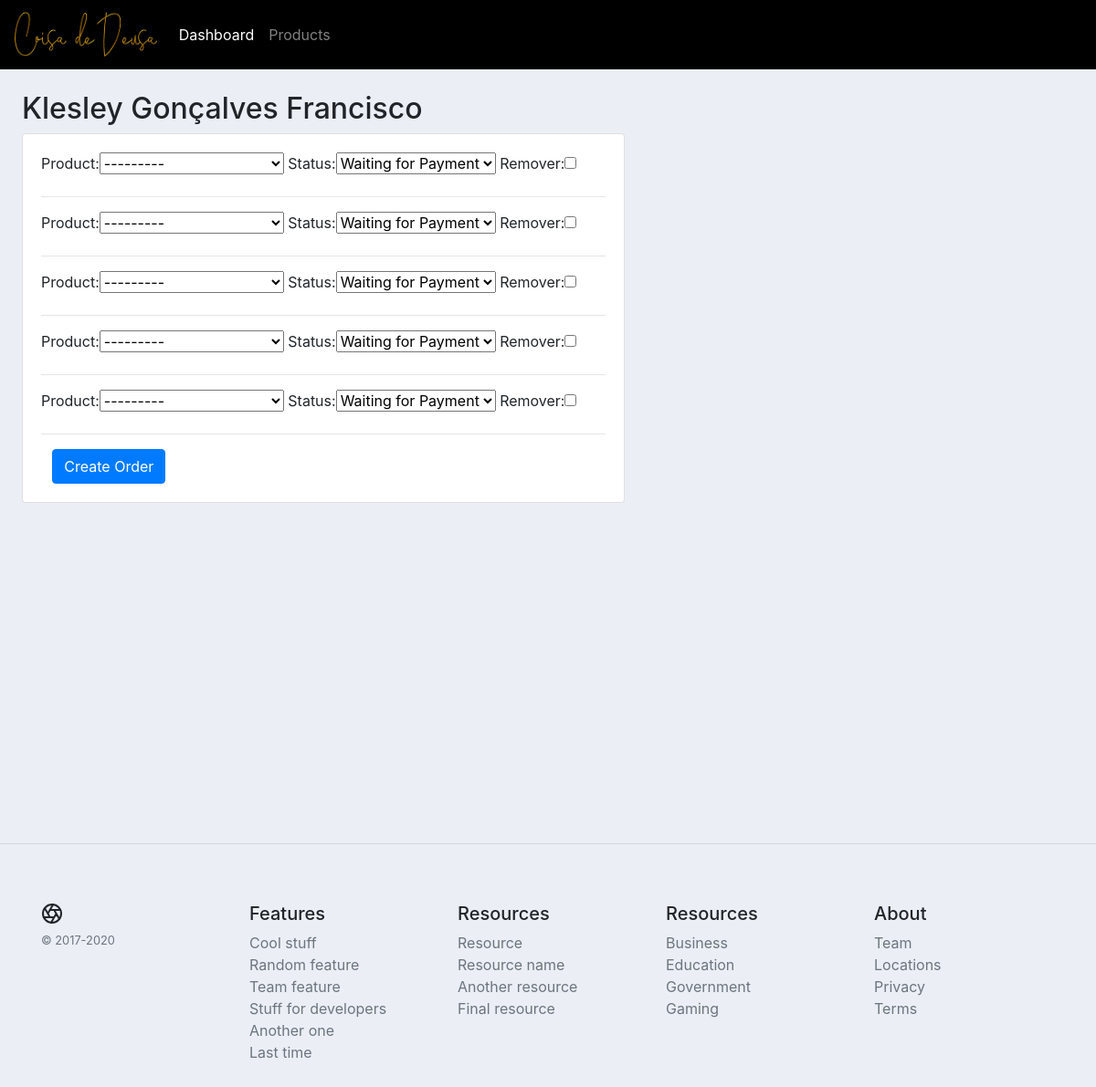
Page /accounts/create_many_orders/1/ on the earlier database version.
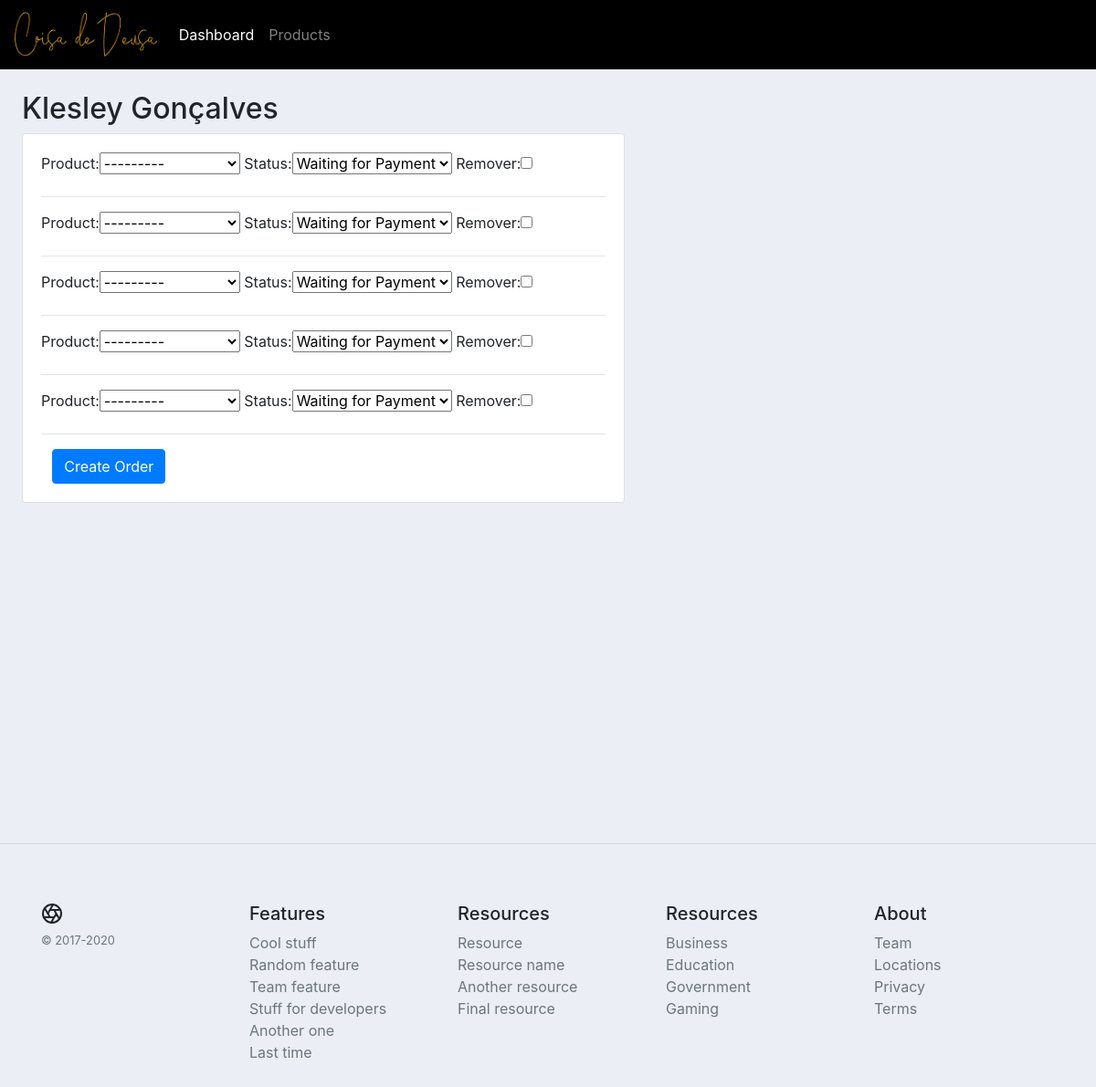
Same page on the later database version.
### accounts/models.py (models this page shows, shortened)
class Customer(models.Model):
    name = models.CharField(max_length=200)
    phone = models.CharField(max_length=20)
    email = models.EmailField(max_length=200)
    date_created = models.DateTimeField(auto_now_add=True)

### accounts/views.py (the view)
# urls.py: path('create_many_orders/<str:pk>/', views.create_many_orders, name='create_many_orders'),
def create_many_orders(request, pk):
    context = {}
    OrderFormSet = inlineformset_factory(Customer, Order, fields=('product', 'status'), extra=5, )
    customer = Customer.objects.get(id=pk)
    formset = OrderFormSet(queryset=Order.objects.none(), instance=customer)
    if request.method == 'POST':
        formset = OrderFormSet(request.POST, instance=customer)
        if formset.is_valid():
            formset.save()
            return redirect('home')
    context['customer'] = customer
    context['formset'] = formset
    return render(request, 'accounts/many_order_form.html', context)

### accounts/models.py (called while the page is built)
    def __str__(self):
        return self.name

### accounts/templates/accounts/many_order_form.html (shortened to what this page needs)
{% extends 'base.html' %}
{% load static %}
{% block content %}
    <h2>{{ customer.name }}</h2>
    <div class="row">
        <div class="col-md-7 table">
            <div class="card card-body">
                <form action="" method="POST">
                    {% for field in formset %}
                        {{ field }}
                        <hr>
                    {% endfor %}
                    <button class="btn btn-primary" style="margin: 0 2%" type="submit" name="submit">Create Order
                    </button>
                </form>
            </div>
        </div>
    </div>
{% endblock %}

Differences in the rows shown:
changed Customer: name "Klesley Gonçalves Francisco" → "Klesley Gonçalves"
